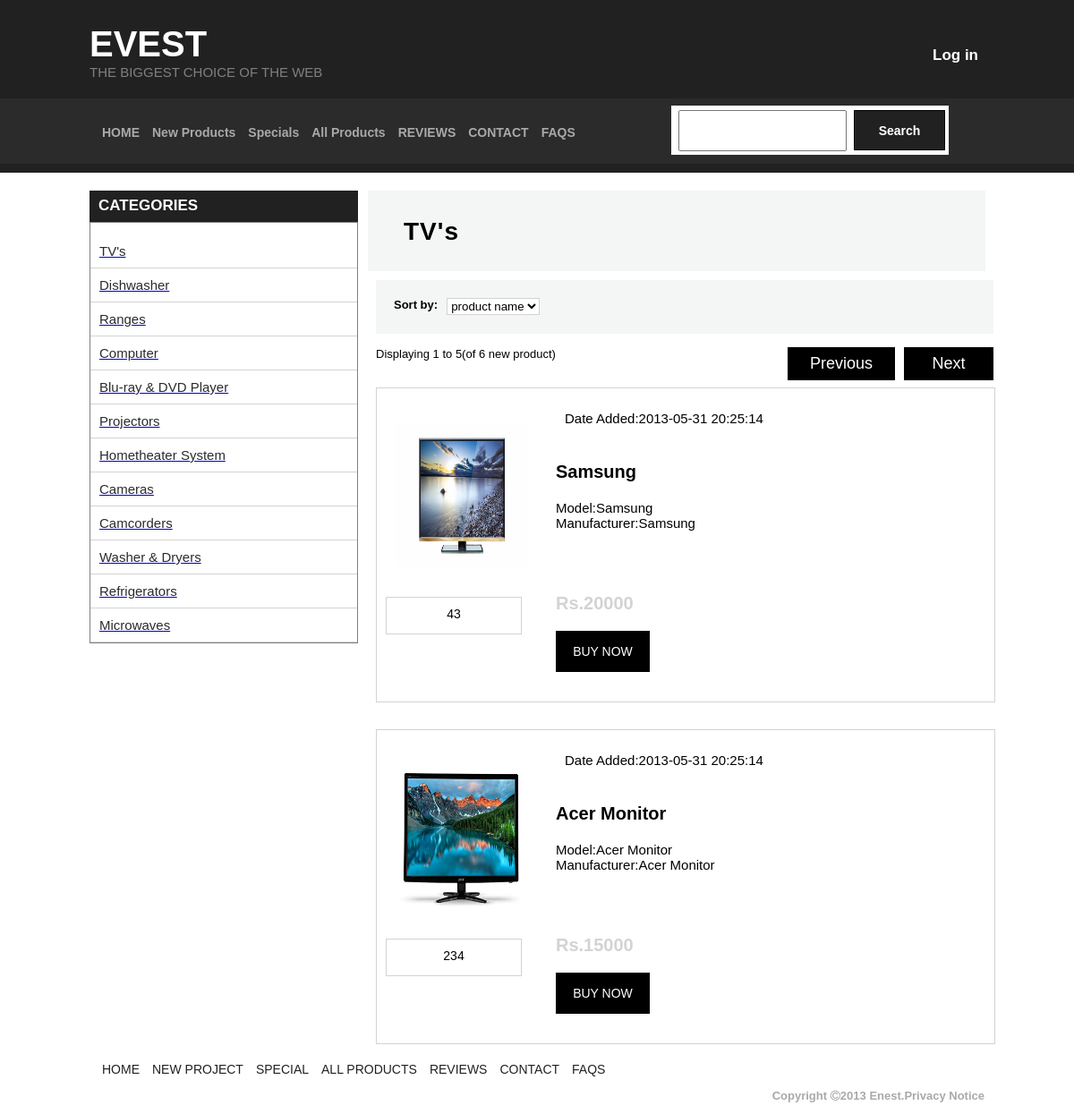
Screenshot of /products.php?cid=1 with the database file from the repository.
### tables this page shows
CREATE TABLE `categories` (
  `id` int(11) NOT NULL,
  `categoryname` varchar(255) NOT NULL
);

CREATE TABLE `product` (
  `id` int(11) NOT NULL,
  `category_id` int(11) NOT NULL,
  `pname` varchar(255) NOT NULL,
  `pdescription` text NOT NULL,
  `pprice` varchar(255) NOT NULL,
  `pstock` int(11) NOT NULL,
  `pimage` varchar(255) NOT NULL,
  `special` int(11) NOT NULL
);

### products.php (the view, shortened to what this page needs)
<?php include('common/connection.php')?>
<!DOCTYPE html>
<html>
<head>
	<link rel="stylesheet" type="text/css" href="css/style.css">
	<link rel="stylesheet" href="https://cdnjs.cloudflare.com/ajax/libs/font-awesome/4.7.0/css/font-awesome.min.css">
</head>
<body>
	<div class="main-div">
		<?php include('common/header.php');?>
		<div class="null">
		</div>
		<div class="main-categorious">
			<div class="footer">
				<div class="categorious">
					<div class="cate-heading">
						<p>CATEGORIES</p>
					</div>
					<div class="items">
						<ul>
							<?php include('common/categories.php');?>
						</ul>
					</div>
				</div>
				<div class="contact">
				<?php
						$cid=$_GET['cid'];
						$query="select * from categories where id=$cid";
						$result=mysqli_query($connect,$query);
						while($row=mysqli_fetch_assoc($result))
						{
					?>
					<div class="contact-us">
						<p><?php echo $row['categoryname']?></p>
					</div>
					<?php } ?>
					<div class="product-info">
						<span>Sort by:</span>
						<form>
							<select>
								<option>product name</option>
							</select>
						</form>
					</div>
					<div class="display-product">
						<span>Displaying 1 to 5(of 6 new product)</span>
						<div class="btnnn">
							<input  class="pre" type="submit" name="" value="Previous">
							<input class="nxt" type="submit" name="" value="Next">
						</div>
					</div>
					<?php
						$cid=$_GET['cid'];
						$query="select * from product where category_id=$cid";
						$result=mysqli_query($connect,$query);
						while($row=mysqli_fetch_assoc($result))
						{
					?>
					<div class="dish-info">
						<div class="machine-pic">
							<div class="img">
								<img src="<?php echo $row['pimage']?>">
							</div>
							<div class="stock">
								<p><?php echo $row['pstock']?></p>
							</div>
						</div>
						<div class="machine-info">
							<div class="date">
								<span> Date Added:2013-05-31  20:25:14</span>
							</div>
							<div class="washer">
								<p><?php echo $row['pname']?></p>
							</div>
							<div class="model-info">
								<span>Model:<?php echo $row['pname']?></span>
								<p>Manufacturer:<?php echo $row['pname']?> </p>
							</div>
							<div class="price">
								<span><?php echo $row['pprice']?></span>
							</div>
							<div class="checkout">
								<a href="buycart.php?pid=<?php echo $row['id']?>"><input type="submit" name="" value="BUY NOW"></a>
							</div>
						</div>
					</div>
					<?php } ?>
				</div>
				<?php include ('common/footer.php');?>
			</div>
		</div>
	</div>
</body>
</html>

### common/categories.php
<ul>
	<?php
		$query="select * from categories";
		$result=mysqli_query($connect,$query);
		while($row=mysqli_fetch_assoc($result))
		{
	?>
		<a href="products.php?cid=<?php echo $row['id']?>"><li><?php echo $row['categoryname']?></li></a>
<?php	}	?>
</ul>

### css/style.css (style rules this page uses)
body { margin:0; padding: 0; font-family: arial; font-size:13px; }
.null { background-color:#222121; height: 10px; width: 100%; }
.main-categorious { width: 100%; }
.footer { width: 1000px; margin: auto; margin-top: 20px; }
.categorious { width: 300px; float: left; }
.contact { width: 700px; float: left; }
.cate-heading { background-color:#222121; height:35px; }
.cate-heading p { color: white; margin: 0; margin-left: 20px; padding-top:7px; font-size: 17px; font-weight: bold; font-family: 'Merriweather Sans', sans-serif; }
.items { width:300px; height: 471px; border:1px solid gray; }
.items ul { padding: 0; }
.items ul li { list-style: none; border-bottom: 1px solid lightgray; padding: 10px; font-size: 15px; color:#2C2B2B; }
.contact-us { width: 690px; margin-left:20px; background-color:#F4F5F5; height:90px; }
.contact-us p { font-weight: bold; padding-left: 40px; margin: 0; font-family: 'Merriweather Sans', sans-serif; padding-top:30px; font-size: 28px; letter-spacing: 1px; }
.dish-info { width: 690px; height:480px; margin-left:20px; margin-top: 20px; border:1px solid lightgray; }
.machine-pic { width:200px; float: left; }
.img { margin: 20px 0 0 20px; }
.img img { width: 150px; height: 160px; }
.stock { border:1px solid lightgray; width: 150px; height: 40px; margin-left: 10px; margin-top:45px; }
.stock p { text-align: center; margin-top: 10px; font-size: 14px; }
.machine-info { width: 490px; float: left; margin-top:15px; }
.washer p { font-weight: bold; font-size:20px; }
.model-info { margin-top: 20px; font-size: 15px; }
.model-info p { margin: 0; }
.price span { font-weight: bold; font-size:20px; color:lightgray; }
.checkout { margin-top: 5px; }
.checkout input { background-color: black; border:black; width: 83px; padding: 9px; font-size: 14px; margin-top: 14px; color:white; text-align: center; }
.items { width:300px; height: 471px; border:1px solid lightgray; }
.dish-info { width: 690px; height:350px; margin-left:20px; margin-top:30px; border:1px solid lightgray; }
.product-info { width: 690px; height:60px; margin-left: 20px; margin-top: 10px; background-color:#F4F5F5; }
.product-info span { font-weight: bold; float: left; margin-left: 20px; margin-top: 20px; }
.product-info form { float: left; margin-top: 20px; }
.display-product { width:690px; margin-top:15px; margin-left: 20px; }
.btnnn { float: right; }
.pre { background-color: black; width: 120px; padding: 7px; float: left; font-size:18px; border:1px solid black; color: white; }
.nxt { margin-left: 10px; background-color: black; width: 100px; border:1px solid black; color: white; font-size:18px; padding: 7px; float: left; }
.product-info select { margin-left:10px; border:1px solid lightgray; background-color: white; }
.date { padding: 10px; }
.date span { font-size: 15px; }
.img { margin:40px 0 0 20px; }
.stock { border:1px solid lightgray; width: 150px; height: 40px; margin-left: 10px; margin-top:30px; }
.machine-info { width: 490px; float: left; }
.washer { margin-top:30px; }
.price { margin-top:70px; }
.checkout input { background-color: black; border:black; width: 105px; padding:15px; margin: 0; font-size: 14px; margin-top: 14px; color:white; text-align: center; }
.cate-heading p { color: white; margin: 0; margin-left: 10px; padding-top:7px; font-size: 17px; font-weight: bold; font-family: 'Merriweather Sans', sans-serif; }
.items { width:298px; height: 469px; border:1px solid gray; }
.contact-us { width: 690px; margin-left:11px; background-color:#F4F5F5; height:90px; margin-bottom: 10px; }

### rows the page displays
categories: categoryname "TV's"
categories: categoryname "Dishwasher"
categories: categoryname "Ranges"
categories: categoryname "Computer"
categories: categoryname "Blu-ray & DVD Player"
categories: categoryname "Projectors"
categories: categoryname "Hometheater System"
categories: categoryname "Cameras"
categories: categoryname "Camcorders"
categories: categoryname "Washer & Dryers"
categories: categoryname "Refrigerators"
categories: categoryname "Microwaves"
product: pimage (picture), pstock "43", pname "Samsung", pprice "Rs.20000"
product: pimage (picture), pstock "234", pname "Acer Monitor", pprice "Rs.15000"
